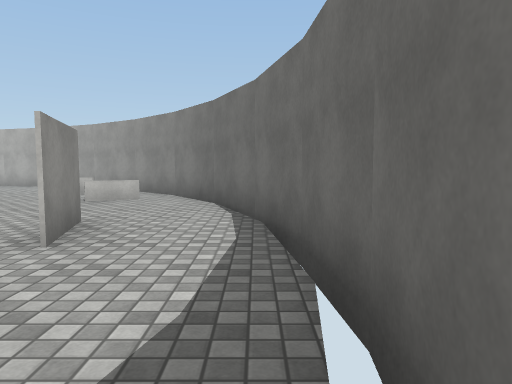
View 1 (above)

16 first-person views from a walk through a scene from a Unity 3-D project. The camera is 1.3 m above the floor, tilts 4° down and sees 70° across. The floor is counted in squares, 2 m on a side. Each view is taken from the middle of a square. On the plan, view 1 faces up. The plan holds only what a view shows up to about 11 squares ahead; the rest is blank. Surface patterns are stand-ins for the level's own textures.

View 2
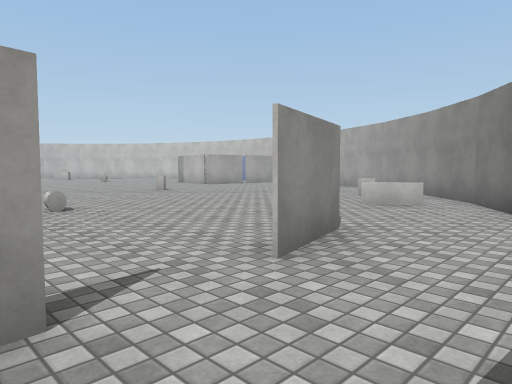

View 3
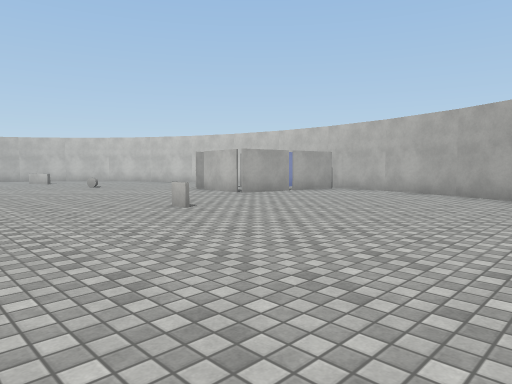

View 4
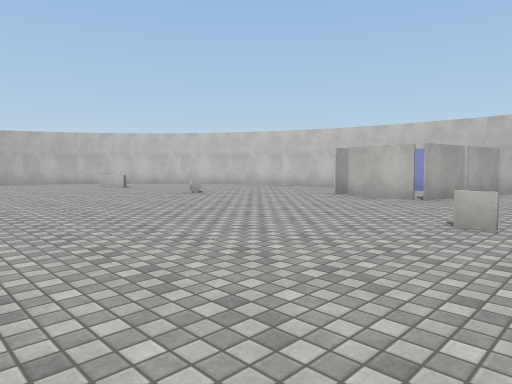

View 5
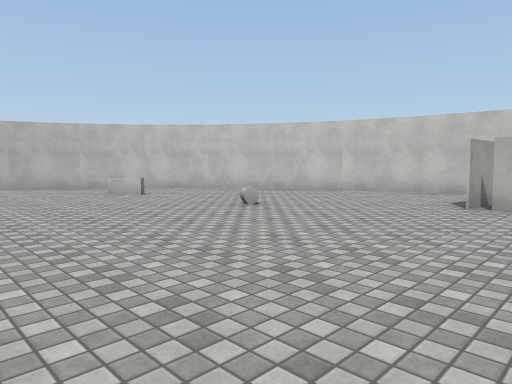

View 6
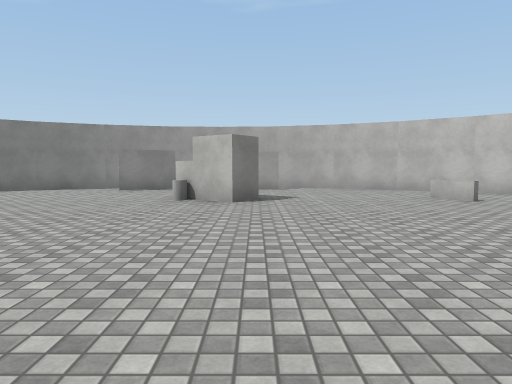

View 7
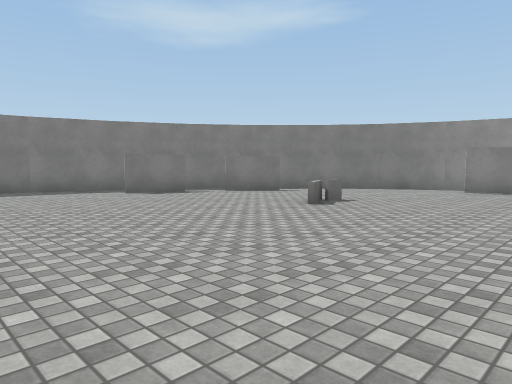

View 8
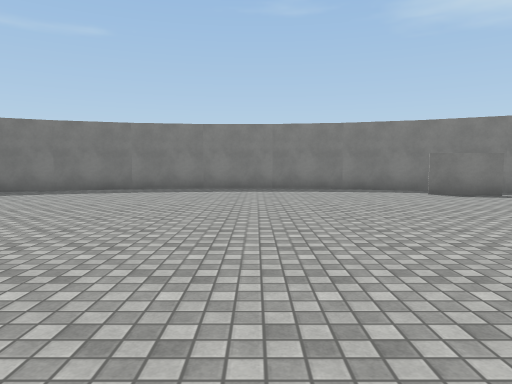

View 9
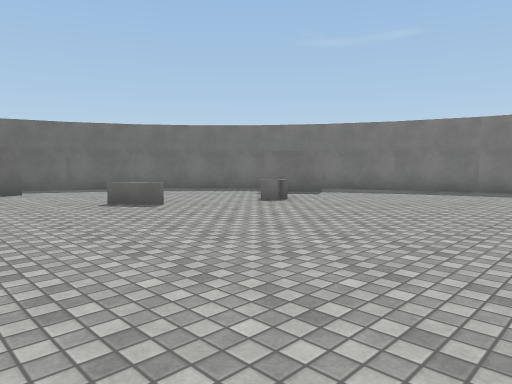

View 10
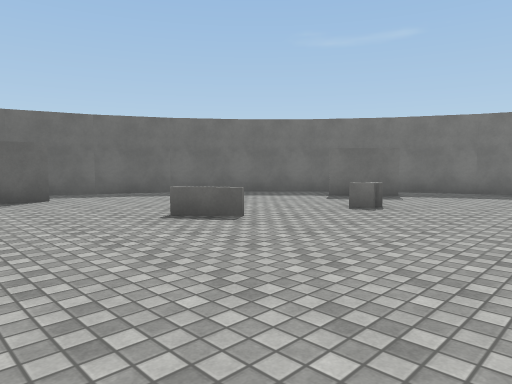

View 11
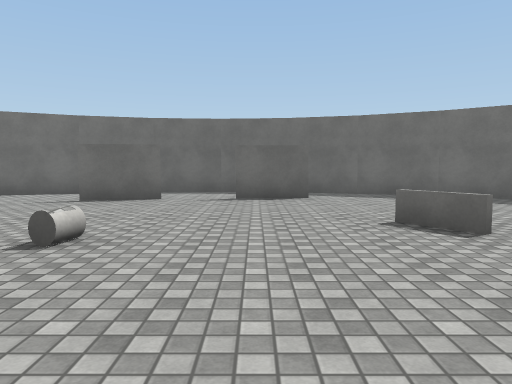

View 12
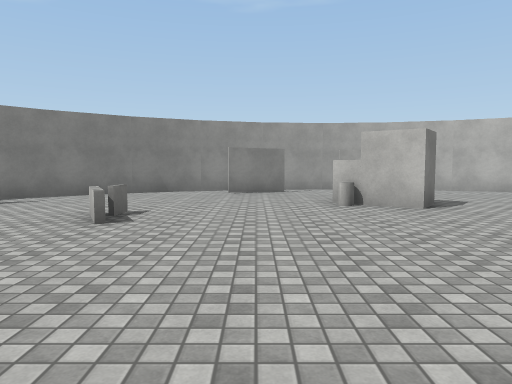

View 13
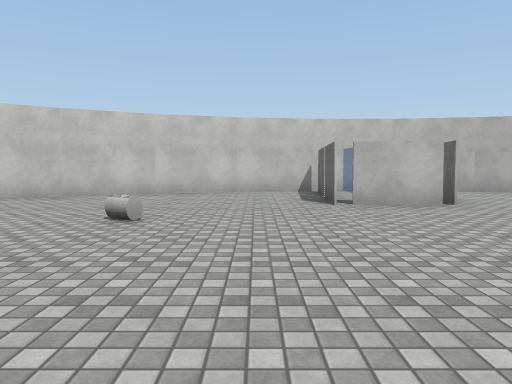

View 14
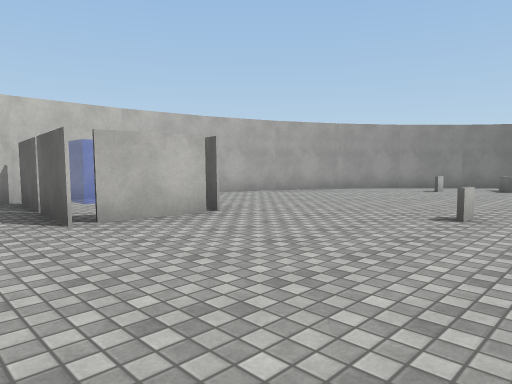

View 15
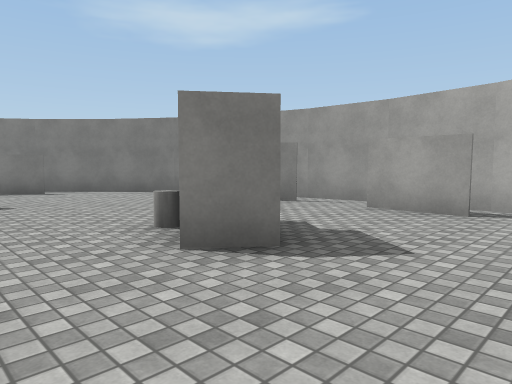

View 16
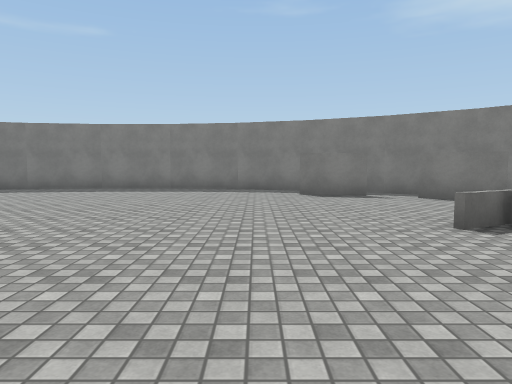

### Floor plan
Ten units are one square. View 1 is at (0, 0); x grows to the right and y downward. Boxes are objects, and circles mark ways between rooms. Rooms are numbered by the first view taken in them; rooms with no view inside come last. Other rooms are left out.
<svg viewBox="-241 -131 252 224">
<path fill="none" stroke="#000" d="M5 -7 6 -19 4 -37M5 -36 2 -45M-107 -90 -105 -98M-127 -92 -126 -104M-125 -103 -126 -92M-175 61 -160 65M-196 46 -183 56M-56 59 -44 49M-21 -44 -17 -28 -21 -44M-223 -7 -217 8M-223 -37 -224 -20M-144 -123 -165 -117M-124 -126 -146 -123M-164 -117 -182 -108M-108 -126 -125 -126M-15 1 -16 -15M-181 -109 -198 -97M-146 85 -125 88 -104 88M-165 79 -145 85M-197 -97 -212 -83M-105 88 -84 85M-84 -123 -100 -125 -106 -91 -124 -93M-183 70 -164 79M-191 64 -181 71M-85 85 -65 79M-211 -84 -222 -69M-65 -117 -85 -123M-221 -69 -229 -53M-211 46 -198 58M-66 79 -47 70M-222 30 -210 46M-229 14 -221 31M-229 -54 -231 -48M-47 -108 -66 -117M-231 8 -229 15M-235 -24 -236 -19M-234 -37 -234 -32M-236 -20 -234 -2M-37 62 -32 59 -18 45M-32 -97 -48 -109M-19 46 -8 31M-8 32 0 14M0 -52 -8 -70M2 -45 0 -54M0 15 3 3M-88 -63 -93 -63M-170 18 -180 23M-56 12 -47 6M-180 21 -171 17M-182 18 -177 19M-64 33 -59 32M-186 -71 -197 -67M-36 -83 -41 -83M-23 -72 -32 -68"/>
<rect x="-205" y="-35" width="20" height="20" fill="#bbb"><title>other object</title></rect>
<rect x="-195" y="-25" width="10" height="10" fill="#bbb"><title>cylinder</title></rect>
<rect x="-165" y="-75" width="10" height="10" fill="#bbb"><title>cylinder</title></rect>
<rect x="-65" y="35" width="10" height="10" fill="#bbb"><title>cylinder</title></rect>
<rect x="-65" y="-35" width="10" height="10" fill="#bbb"><title>cylinder</title></rect>
<circle cx="-10" cy="-20" r="3" fill="#2a7"/>
<circle cx="-10" cy="-35" r="3" fill="#2a7"/>
<text x="0" y="-20">1</text>
<text x="-120" y="-20">2</text>
</svg>
Room 1 opens to room 2.

Where each view was taken, in squares from view 1:
view 1: 0 up, 0 right, facing up
view 2: 1 up, 0 right, facing up-left
view 3: 3 up, 4 left, facing up-left
view 4: 2 up, 8 left, facing up-left
view 5: 3 up, 11 left, facing up-left
view 6: 3 up, 12 left, facing left
view 7: 2 up, 12 left, facing down-left
view 8: 2 up, 12 left, facing down
view 9: 2 up, 11 left, facing down-right
view 10: 2 up, 9 left, facing down-right
view 11: 1 up, 9 left, facing right
view 12: 0 up, 13 left, facing left
view 13: 3 up, 14 left, facing up
view 14: 5 up, 14 left, facing up-right
view 15: 5 up, 17 left, facing down-left
view 16: 2 up, 15 left, facing down
